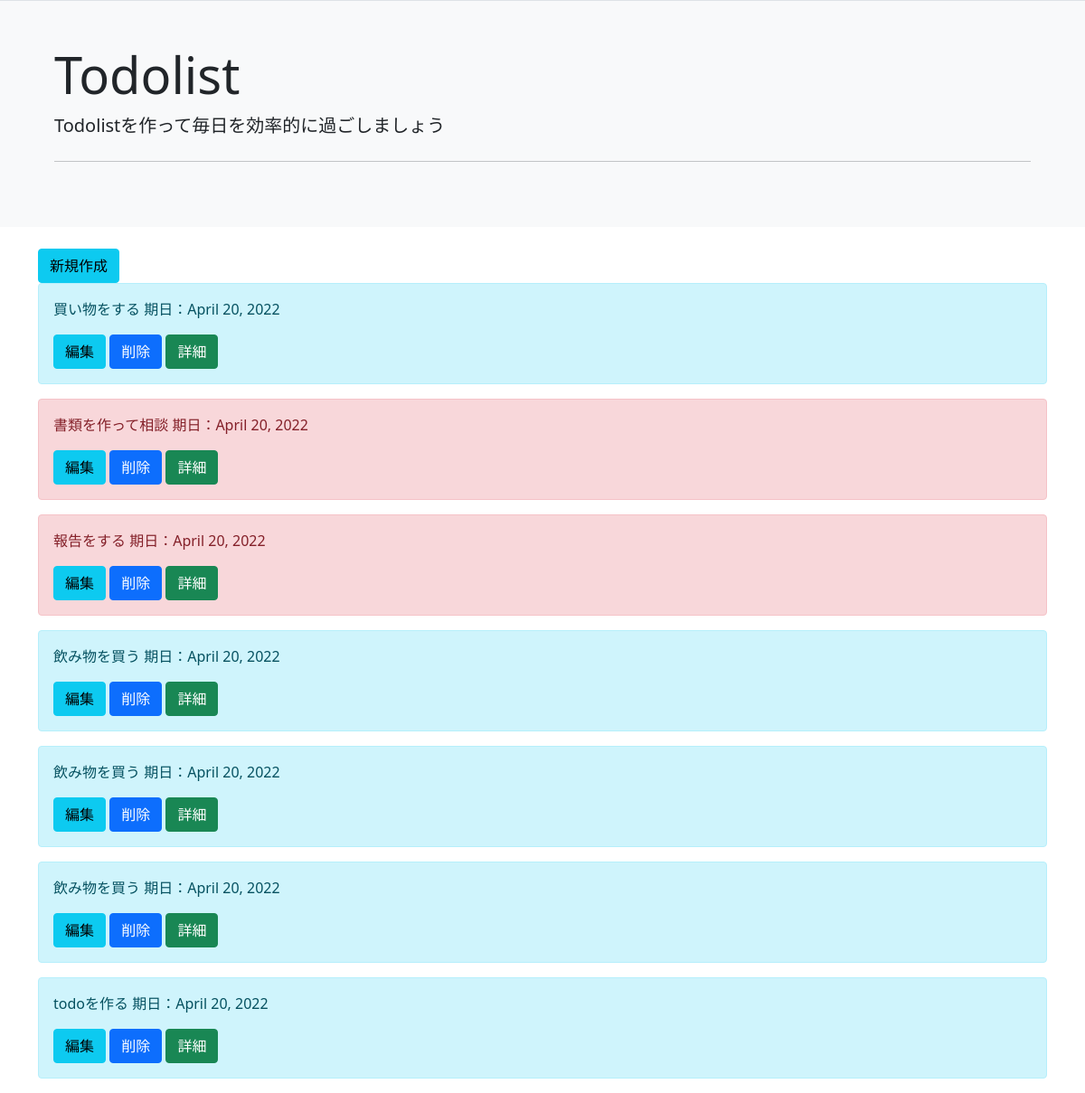
Page /list/ on the committed database.
### todo/models.py (models this page shows, shortened)
class TodoModel(models.Model):
    title = models.CharField(max_length=100)# titleはchar
    memo = models.TextField() # 長めの文章はtext
    priority = models.CharField(
        max_length = 50,
        choices = PRIORITY #選択肢を１つ１つ指定する場合choices
    )
    duedate = models.DateField() #（）に何も入れなくても使用することができる

### todo/views.py (the view)
# urls.py: path('list/',TodoList.as_view(), name='list'),#reverseによってURLを指定するにはname属性
class TodoList(ListView):
     template_name = 'list.html'
     model = TodoModel

### templates/list.html (shortened to what this page needs)
{% extends 'base.html' %}
{% block header %}
<div class="bg-light p-3 p-sm-5 mb-4 border-top">
    <div class="container">
      <h1 class="display-4">Todolist</h1>
      <p class="lead">Todolistを作って毎日を効率的に過ごしましょう</p>
      <hr class="my-4">
    </div>
  </div>
{% endblock %}
{% block content %}
<div class='container'>
        <a href="{% url 'create' %}" class="btn btn-info" tabindex="-1" role="button"
        aria-disabled="true">新規作成</a>
    {% for item in object_list %}
    <div class="alert alert-{{ item.priority }}" role="alert">
         <p>{{ item.title }} 期日：{{ item.duedate }}</p>
         <a href="{% url 'update' item.pk %}" class="btn btn-info" tabindex="-1" role="button" aria-disabled="true">編集</a>
         <a href="{% url 'delete' item.pk %}" class="btn btn-primary" tabindex="-1" role="button" aria-disabled="true">削除</a>
         <a href="{% url 'detail' item.pk %}" class="btn btn-success" tabindex="-1" role="button" aria-disabled="true">詳細</a>
    </div>
{% endfor %}
</div>
{% endblock content %}

### templates/base.html (shortened to what this page needs)
<!doctype html>
<html lang="en">
  <head>
    <link href="https://cdn.jsdelivr.net/npm/bootstrap@5.0.2/dist/css/bootstrap.min.css" rel="stylesheet">
  </head>
  <body>
    {% block header %}
    {% endblock header %}
    {% block content %}
    {% endblock content %}
  </body>
</html>

### rows in the picture
TodoModel: title "買い物をする", duedate "April 20, 2022"
TodoModel: title "書類を作って相談", duedate "April 20, 2022"
TodoModel: title "報告をする", duedate "April 20, 2022"
TodoModel: title "飲み物を買う", duedate "April 20, 2022"
TodoModel: title "飲み物を買う", duedate "April 20, 2022"
TodoModel: title "飲み物を買う", duedate "April 20, 2022"
TodoModel: title "todoを作る", duedate "April 20, 2022"
